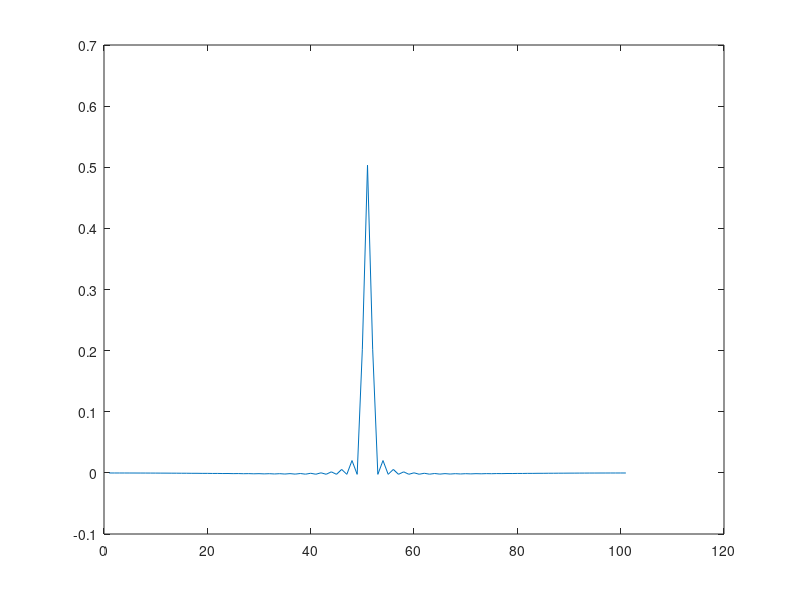

This figure's MATLAB source:
%LOW PASS
f= [0 (4000-200)/44100 4000/44100 (4000+200)/44100 1];
u= [1 1 0.1 0.01 0.01];
h= fir2(100,f,u);
plot(h)
save('low4000.txt','h','-ascii')
type('low4000.txt')
%%
%LOW PASS 2
f= [0 (900-100)/44100 900/44100 (900+100)/44100 1];
u= [1 1 0.1 0.01 0.01];
h= fir2(100,f,u);
plot(h)
save('low900.txt','h','-ascii')
type('low900.txt')
%%
%HIGH PASS
f= [0 (900-100)/44100 900/44100 (900+100)/44100 1];
u= [0.01 0.01 0.1 1 1];
h= fir2(150,f,u);
plot(h)
save('high300.txt','h','-ascii')
type('high300.txt')

%%
f = [0 200/44100 500/44100 1];            % Band edges in pairs
a = [0 1 1 0];            % Highpass filter amplitude
b = fir2(100,f,a);
plot(b)
save('band200500.txt','h','-ascii')
type('band200500.txt')
